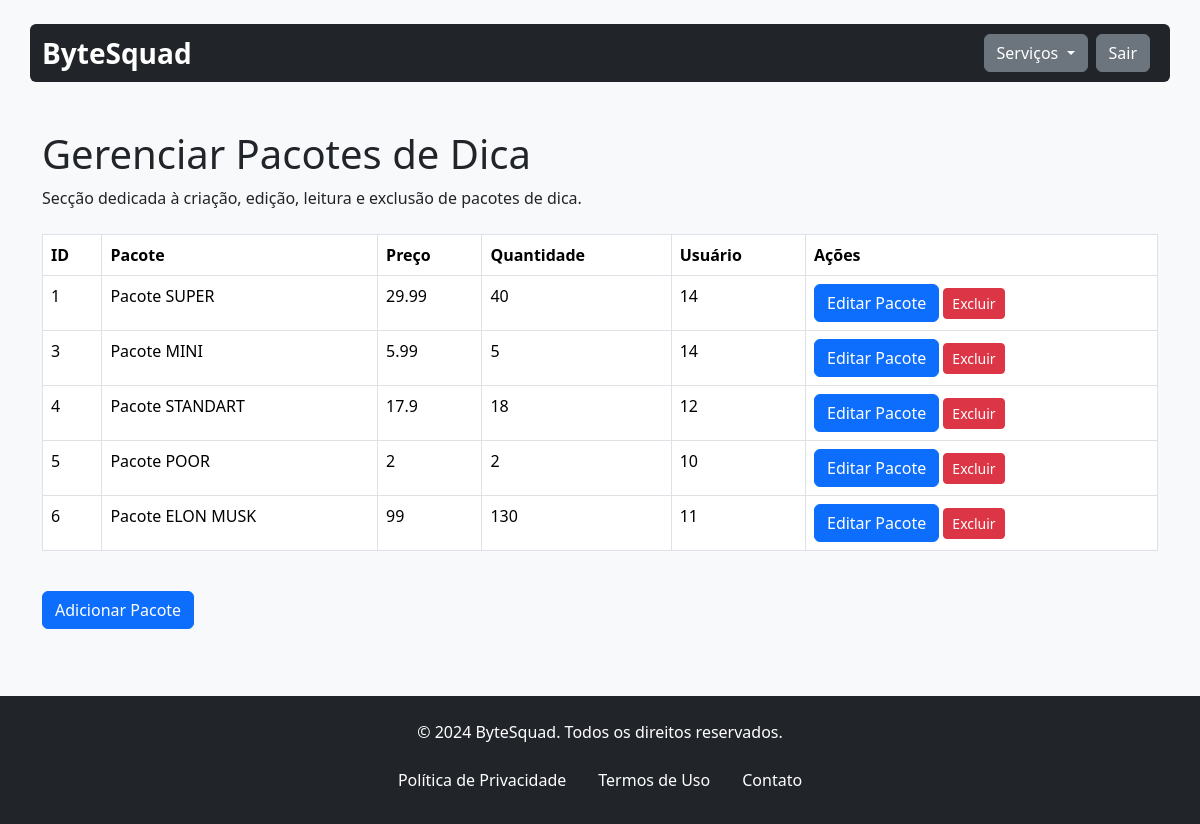
Page /gerenciarDicas.php on the committed database.
### tables this page shows
CREATE TABLE `dicas` (
  `id_dicas` int(11) NOT NULL,
  `pacote_dicas` varchar(100) NOT NULL,
  `preco_dicas` float NOT NULL,
  `quantidade_dicas` int(11) NOT NULL,
  `id` int(11) NOT NULL
);

### assets/classes/dicas.class.php (called while the page is built, shortened)
<?php
require 'conexao.class.php';
class Dicas {
    private $con;
    public function __construct() {
        $this->con = new Conexao();
    }
    public function listar() {
        try {
            $sql = $this->con->conectar()->prepare("
                SELECT dicas.*
                FROM dicas
            ");
            $sql->execute();
            return $sql->fetchAll(PDO::FETCH_ASSOC);
        } catch (PDOException $ex) {
            echo "ERRO: " . $ex->getMessage();
        }
    }
}

### assets/classes/conexao.class.php (called while the page is built)
<?php
class Conexao{
    private $servidor;
    private $senha;
    private $usuario;
    private $banco;
    private static $pdo;
    public function __construct(){
        $this->servidor = "localhost";
        $this->banco = "bytesquad";
        $this->senha = "";
        $this->usuario = "root";
    }
    public function conectar(){
        try{
            if(is_null(self::$pdo)){
                self::$pdo = new PDO("mysql:host=".$this->servidor."; dbname=".$this->banco, $this->usuario, $this->senha);
            }
            return self::$pdo;
        } catch(PDOException $ex){
            echo $ex->getMessage();
        }
    }
}

### gerenciarDicas.php (the view, shortened to what this page needs)
<?php include 'assets/inc/header.inc.php';
include 'assets/classes/dicas.class.php';
$dicas = new Dicas();
?>
<main class="container mt-5">
    <div class="header-content mb-4">
        <h1>Gerenciar Pacotes de Dica</h1>
        <p>Secção dedicada à criação, edição, leitura e exclusão de pacotes de dica.</p>
    </div>
    <div class="table-responsive mb-4">
        <table class="table table-bordered table-hover">
            <thead class="thead-light">
                <tr>
                    <th>ID</th>
                    <th>Pacote</th>
                    <th>Preço</th>
                    <th>Quantidade</th>
                    <th>Usuário</th>
                    <th>Ações</th>
                </tr>
            </thead>
            <tbody>
                <?php
                $lista = $dicas->listar();
                foreach ($lista as $item):
                    ?>
                    <tr>
                        <td><?php echo $item['id_dicas'] ?></td>
                        <td><?php echo $item['pacote_dicas'] ?></td>
                        <td><?php echo $item['preco_dicas'] ?></td>
                        <td><?php echo $item['quantidade_dicas'] ?></td>
                        <td><?php echo $item['id'] ?></td>
                        <td>
                            <button type="button" class="btn btn-primary" data-bs-toggle="modal"
                                data-bs-target="#editarModal<?php echo $item['id_dicas']; ?>">
                                Editar Pacote
                            </button>
                            <a href="deletarDicas.php?id_dicas=<?php echo $item['id_dicas']; ?>"
                                class="btn btn-sm btn-danger"
                                onclick="return confirm('Você tem certeza que deseja excluir o Pacote<?php echo $item['id_dicas'] ?>? ')">Excluir</a>
                        </td>
                    </tr>
                    <?php
                endforeach
                ?>
            </tbody>
        </table>
    </div>
        <button type="button" class="btn btn-primary" data-bs-toggle="modal" data-bs-target="#exampleModal">
            Adicionar Pacote
        </button>
</main>
<?php include 'assets/inc/footer.inc.php'; ?>
</body>
</html>

### assets/inc/header.inc.php (style rules this page uses)
html { height: 100%; }
body { position: relative; margin: 0; min-height: 100%; padding-bottom: 7.85rem; }

### rows in the picture
dicas: id_dicas "1", pacote_dicas "Pacote SUPER", preco_dicas "29.99", quantidade_dicas "40", id "14"
dicas: id_dicas "3", pacote_dicas "Pacote MINI", preco_dicas "5.99", quantidade_dicas "5", id "14"
dicas: id_dicas "4", pacote_dicas "Pacote STANDART", preco_dicas "17.9", quantidade_dicas "18", id "12"
dicas: id_dicas "5", pacote_dicas "Pacote POOR", preco_dicas "2", quantidade_dicas "2", id "10"
dicas: id_dicas "6", pacote_dicas "Pacote ELON MUSK", preco_dicas "99", quantidade_dicas "130", id "11"
